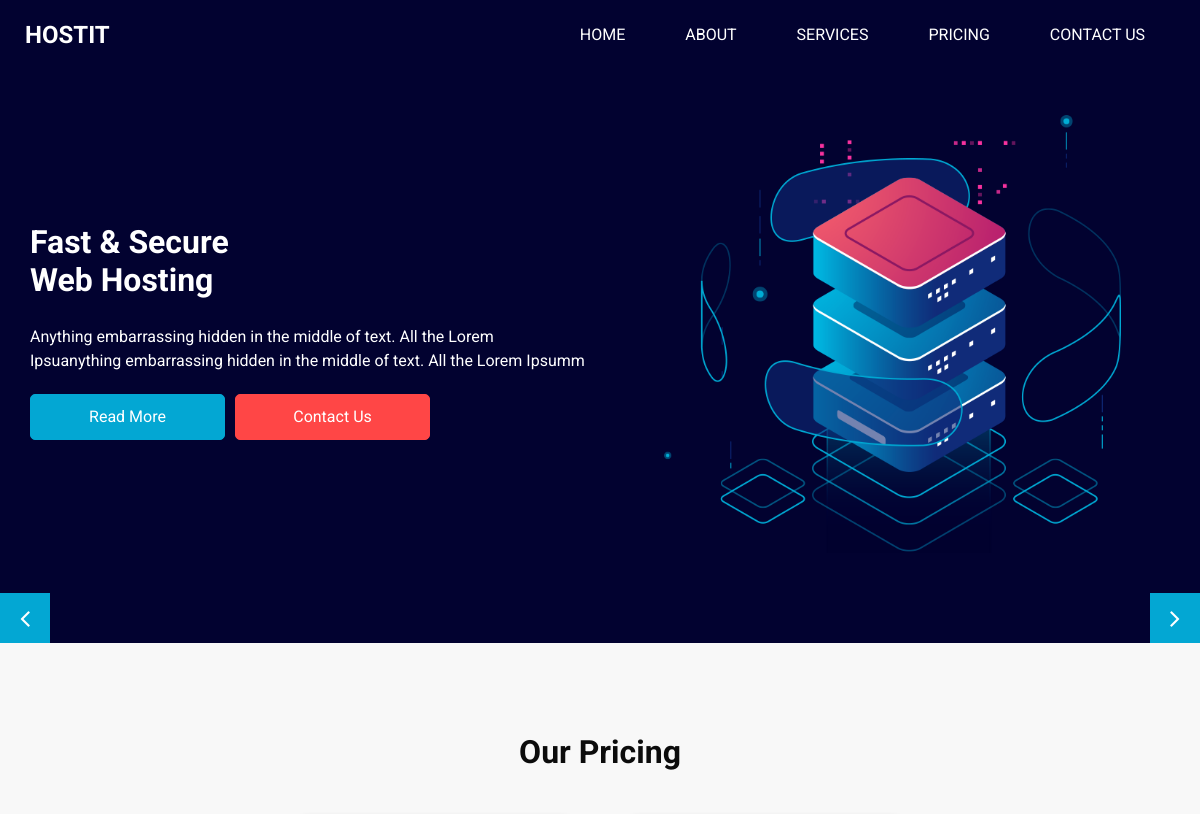
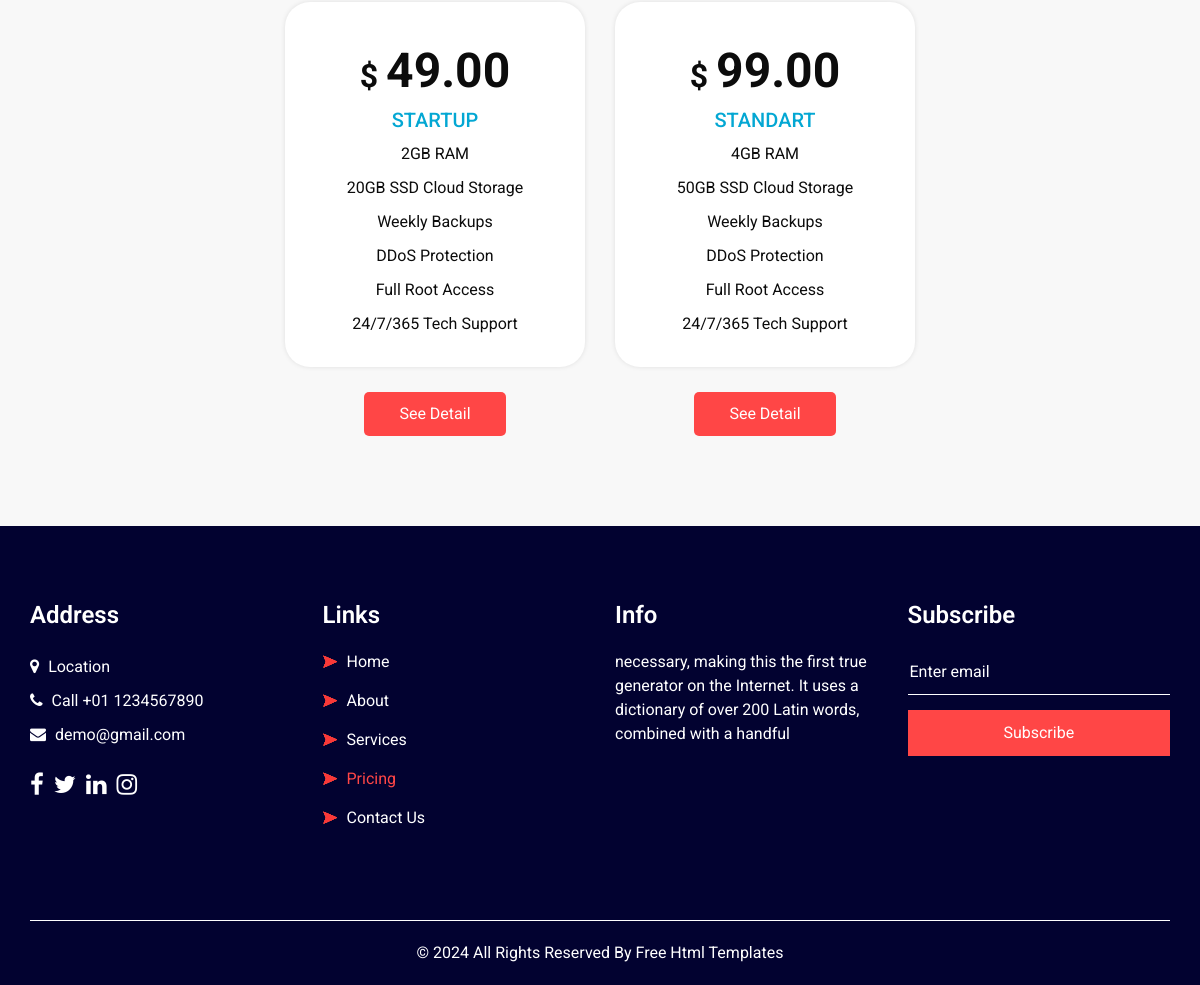
The page /price/ on the database its author committed (2 pictures, top to bottom).
### main/models.py (models this page shows)
class Price(models.Model):
    title = models.CharField(max_length=255)
    price = models.DecimalField(decimal_places=2, max_digits=10)
    body = models.TextField()

### main/views.py (the view)
# urls.py: path('price/', views.price, name='price'),
def price(request):
    baner = models.Banner.objects.last()
    about_us = models.AboutUs.objects.last()
    services = models.Service.objects.all()
    prices_list = []
    for price in models.Price.objects.all().order_by('price'):
        price.body = price.body.split(',')
        prices_list.append(price)
    context = {
        'baner':baner,
        'about_us':about_us,
        'services':services,
        'prices':prices_list
    }
    return render(request, 'price.html', context)

### templates/price.html (shortened to what this page needs)
{% load static %}
<!DOCTYPE html>
<html>
<head>
  <link rel="stylesheet" type="text/css" href="{% static 'css/bootstrap.css' %}" />
  <link href="{% static 'css/font-awesome.min.css' %}" rel="stylesheet" />
  <link href="{% static 'css/style.css' %}" rel="stylesheet" />
  <link href="{% static 'css/responsive.css' %}" rel="stylesheet" />
</head>
<body class="sub_page">
  <div class="hero_area">
    <header class="header_section">
      <div class="container-fluid">
        <nav class="navbar navbar-expand-lg custom_nav-container ">
          <a class="navbar-brand" href="index.html">
            <span>Hostit</span>
          </a>
          <div class="collapse navbar-collapse" id="navbarSupportedContent">
            <ul class="navbar-nav  ml-auto">
              <li class="nav-item ">
                <a class="nav-link" href="{% url 'index' %}">Home <span class="sr-only">(current)</span></a>
              </li>
              <li class="nav-item">
                <a class="nav-link" href="{% url 'about' %}"> About</a>
              </li>
              <li class="nav-item active">
                <a class="nav-link" href="{% url 'service' %}">Services</a>
              </li>
              <li class="nav-item">
                <a class="nav-link" href="{% url 'price' %}">Pricing</a>
              </li>
              <li class="nav-item">
                <a class="nav-link" href="{% url 'contact' %}">Contact Us</a>
              </li>
            </ul>
          </div>
        </nav>
      </div>
    </header>
    <section class="slider_section ">
      <div id="customCarousel1" class="carousel slide" data-ride="carousel">
        <div class="carousel-inner">
          <div class="carousel-item active">
            <div class="container ">
              <div class="row">
                <div class="col-md-6">
                  <div class="detail-box">
                    <h1>
                      Fast & Secure <br>
                      Web Hosting
                    </h1>
                    <p>
                      Anything embarrassing hidden in the middle of text. All the Lorem Ipsuanything embarrassing hidden in the middle of text. All the Lorem Ipsumm </p>
                    <div class="btn-box">
                      <a href="" class="btn-1">
                        Read More
                      </a>
                      <a href="" class="btn-2">
                        Contact Us
                      </a>
                    </div>
                  </div>
                </div>
                <div class="col-md-6">
                  <div class="row">
                    <div class=" col-lg-10 mx-auto">
                      <div class="img-box">
                        <img src="images/slider-img.png" alt="">
                      </div>
                    </div>
                  </div>
                </div>
              </div>
            </div>
          </div>
        </div>
        <div class="carousel_btn-box">
          <a class="carousel-control-prev" href="#customCarousel1" role="button" data-slide="prev">
            <i class="fa fa-angle-left" aria-hidden="true"></i>
          </a>
          <a class="carousel-control-next" href="#customCarousel1" role="button" data-slide="next">
            <i class="fa fa-angle-right" aria-hidden="true"></i>
          </a>
        </div>
      </div>
    </section>
  </div>
  <section class="price_section layout_padding">
    <div class="container">
      <div class="heading_container heading_center">
        <h2>
          Our Pricing
        </h2>
      </div>
      <div class="price_container ">
        {% for price in prices %}
        <div class="box">
          <div class="detail-box">
            <h2>$ <span>{{price.price}}</span></h2>
            <h6>
              {{price.title}}
            </h6>
            <ul class="price_features">
                {% for i in price.body %}
                <li>
                    {{i}}
                </li>
                {% endfor %}
            </ul>
          </div>
          <div class="btn-box">
            <a href="">
              See Detail
            </a>
          </div>
        </div>
        {% endfor %}
      </div>
    </div>
  </section>
  <section class="info_section layout_padding2">
    <div class="container">
      <div class="row">
        <div class="col-md-3">
          <div class="info_contact">
            <h4>
              Address
            </h4>
            <div class="contact_link_box">
              <a href="">
                <i class="fa fa-map-marker" aria-hidden="true"></i>
                <span>
                  Location
                </span>
              </a>
              <a href="">
                <i class="fa fa-phone" aria-hidden="true"></i>
                <span>
                  Call +01 1234567890
                </span>
              </a>
              <a href="">
                <i class="fa fa-envelope" aria-hidden="true"></i>
                <span>
                  demo@gmail.com
                </span>
              </a>
            </div>
          </div>
          <div class="info_social">
            <a href="">
              <i class="fa fa-facebook" aria-hidden="true"></i>
            </a>
            <a href="">
              <i class="fa fa-twitter" aria-hidden="true"></i>
            </a>
            <a href="">
              <i class="fa fa-linkedin" aria-hidden="true"></i>
            </a>
            <a href="">
              <i class="fa fa-instagram" aria-hidden="true"></i>
            </a>
          </div>
        </div>
        <div class="col-md-3">
          <div class="info_link_box">
            <h4>
              Links
            </h4>
            <div class="info_links">
              <a class="" href="{% url 'index' %}">
                <img src="images/nav-bullet.png" alt="">
                Home
              </a>
              <a class="" href="{% url 'about' %}">
                <img src="images/nav-bullet.png" alt="">
                About
              </a>
              <a class="" href="service.html">
                <img src="images/nav-bullet.png" alt="">
                Services
              </a>
              <a class="active" href="{% url 'price' %}">
                <img src="images/nav-bullet.png" alt="">
                Pricing
              </a>
              <a class="" href="'{% url 'contact' %}'">
                <img src="images/nav-bullet.png" alt="">
                Contact Us
              </a>
            </div>
          </div>
        </div>
        <div class="col-md-3">
          <div class="info_detail">
            <h4>
              Info
            </h4>
            <p>
              necessary, making this the first true generator on the Internet. It uses a dictionary of over 200 Latin words, combined with a handful
            </p>
          </div>
        </div>
        <div class="col-md-3 mb-0">
          <h4>
            Subscribe
          </h4>
          <form action="#">
            <input type="text" placeholder="Enter email" />
            <button type="submit">
              Subscribe
            </button>
          </form>
        </div>
      </div>
    </div>
  </section>
  <footer class="footer_section">
    <div class="container">
      <p>
        &copy; <span id="displayYear"></span> All Rights Reserved By
        <a href="https://html.design/">Free Html Templates</a>
      </p>
    </div>
  </footer>
</body>
</html>

### static/css/responsive.css (style rules this page uses)
@media (min-width: 1200px) { .container { max-width: 1170px; } }

### rows shown on the page
Price: price "49.00", title "STARTUP", body "2GB RAM" "20GB SSD Cloud Storage" "Weekly Backups" "DDoS Protection" "Full Root Access" "24/7/365 Tech Support"
Price: price "99.00", title "STANDART", body "4GB RAM" "50GB SSD Cloud Storage" "Weekly Backups" "DDoS Protection" "Full Root Access" "24/7/365 Tech Support"
